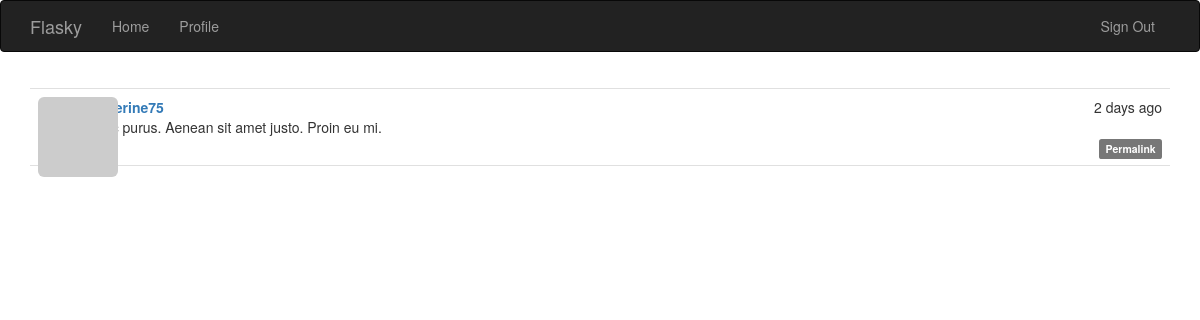
Screenshot of /post/24 (signed in) with the database file from the repository.
### app/models.py (models this page shows, shortened)
class Post(db.Model):
    id = db.Column(db.Integer, primary_key=True)
    body = db.Column(db.Text)
    timestamp = db.Column(db.DateTime, index=True, default=datetime.utcnow)
    author_id = db.Column(db.Integer, db.ForeignKey('user.id'))
    author = db.relationship('User', backref=db.backref('posts', lazy='dynamic'))
    body_html = db.Column(db.Text)

class User(UserMixin, db.Model):
    id = db.Column(db.Integer, primary_key=True)
    username = db.Column(db.String(64), unique=True, index=True)
    email = db.Column(db.String(64), unique=True, index=True)
    password_hash = db.Column(db.String(128))
    confirmed = db.Column(db.Boolean, default=False)
    role_id = db.Column(db.Integer, db.ForeignKey('role.id'))
    role = db.relationship('Role', backref=db.backref('users', lazy='dynamic'))
    name = db.Column(db.String(64))
    location = db.Column(db.String(64))
    about_me = db.Column(db.Text())
    member_since = db.Column(db.DateTime(), default=datetime.utcnow)
    last_seen = db.Column(db.DateTime(), default=datetime.utcnow)
    avatar_hash = db.Column(db.String(32))
    followed = db.relationship('Follow',
                               foreign_keys=[Follow.follower_id],
                               backref=db.backref('follower', lazy='joined'),
                               lazy='dynamic',
                               cascade='all, delete-orphan')
    followers = db.relationship('Follow',
                                foreign_keys=[Follow.followed_id],
                                backref=db.backref('followed', lazy='joined'),
                                lazy='dynamic',
                                cascade='all, delete-orphan')
    @property
    def password(self):
        raise AttributeError('password is not a readable attribute')
    @login_manager.user_loader
    def load_user(user_id):
        return User.query.get(int(user_id))
    def can(self, permissions):
        return self.role is not None and (self.role.permissions & permissions) == permissions
    def is_administrator(self):
        return self.can(Permission.ADMINISTER)
    def ping(self):
        self.last_seen = datetime.utcnow()
        db.session.add(self)
    def gravatar(self, size=100, default='identicon', rating='g'):
        if request.is_secure:
            url = 'https://secure.gravatar.com/avatar'
        else:
            url = 'http://www.gravatar.com/avatar'
        hash = hashlib.md5(self.email.encode('utf-8')).hexdigest()
        return '{url}/{hash}?s={size}&d={default}&r={rating}'.format(url=url, hash=hash, size=size, default=default,
                                                                     rating=rating)

### app/main/views.py (the view)
@main.route('/post/<int:id>')
def post(id):
    posts = Post.query.get_or_404(id)
    return render_template('post.html', posts=[posts])

### app/auth/views.py (called while the page is built)
@auth.before_app_request
def before_request():
    if current_user.is_authenticated:
        current_user.ping()
        if not current_user.confirmed and request.endpoint[:5] != 'auth.':
            return redirect(url_for('auth.unconfirmed'))

### app/main/__init__.py (called while the page is built)
@main.app_context_processor
def inject_permissions():
    return dict(Permission=Permission)

### app/templates/post.html (shortened to what this page needs)
{% extends "base.html" %}
{% block page_content %}
    {% include '_posts.html' %}
{% endblock %}

### app/templates/_posts.html (shortened to what this page needs)
<ul class="posts">
    {% for post in posts %}
        <li class="post">
            <div class="post-thumbnail">
                <a href="{{ url_for('.user', username=post.author.username) }}">
                    <img class="img-rounded profile-thumbnail" src="{{ post.author.gravatar(size=40) }}">
                </a>
            </div>
            <div class="post-content">
                <div class="post-date">{{ moment(post.timestamp).fromNow() }}</div>
                <div class="post-author"><a
                        href="{{ url_for('.user', username=post.author.username) }}">{{ post.author.username }}</a>
                </div>
                <div class="post-body">
                    {% if post.body_html %}
                        {{ post.body_html | safe }}
                    {% else %}
                        {{ post.body }}
                    {% endif %}
                </div>
                <div class="post-footer">
                    <a href="{{ url_for('.post', id=post.id) }}">
                        <span class="label label-default">Permalink</span>
                    </a>
                </div>
            </div>
        </li>
    {% endfor %}
</ul>

### app/static/styles.css (style rules this page uses)
.profile-thumbnail { position: absolute; }
ul.posts { list-style-type: none; padding: 0px; margin: 16px 0px 0px 0px; border-top: 1px solid #e0e0e0; }
ul.posts li.post { padding: 8px; border-bottom: 1px solid #e0e0e0; }
div.post-date { float: right; }
div.post-author { font-weight: bold; }
div.post-thumbnail { position: absolute; }
div.post-content { margin-left: 48px; min-height: 48px; }
div.post-footer { text-align: right; }

### rows the page displays
Post: timestamp "2 days ago", author.username "katherine75", body "Nunc purus. Aenean sit amet justo. Proin eu mi."
